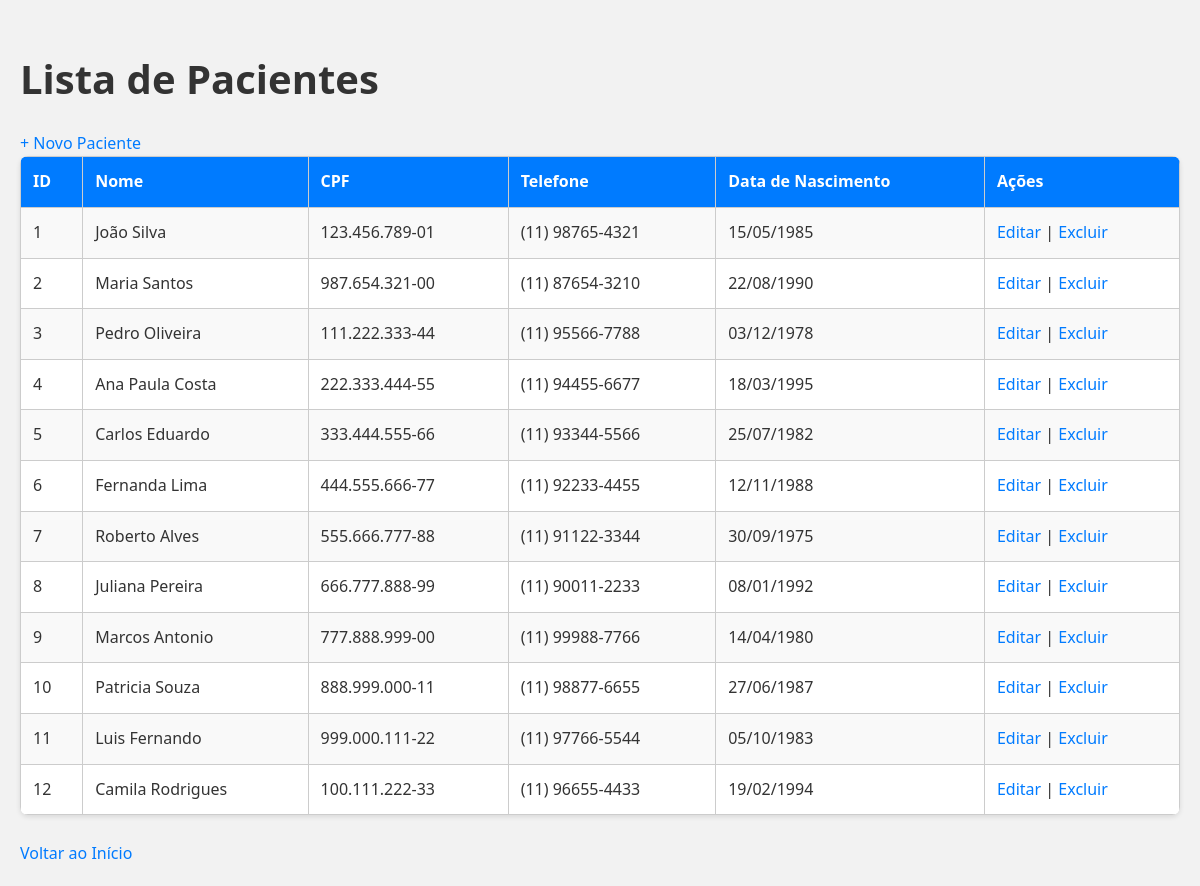
Screenshot of /pacientes/listar.php with the database file from the repository.
### tables this page shows
CREATE TABLE pacientes (
    id INT AUTO_INCREMENT PRIMARY KEY,
    nome VARCHAR(100) NOT NULL,
    cpf VARCHAR(14) UNIQUE NOT NULL,
    data_nascimento DATE NOT NULL,
    genero ENUM('M', 'F', 'O') NOT NULL,
    email VARCHAR(100) UNIQUE NOT NULL,
    telefone VARCHAR(20) NOT NULL
);

### pacientes/listar.php (the view, shortened to what this page needs)
<?php
include_once '../conexao.php';
$sql = "SELECT * FROM pacientes";
$resultado = $conn->query($sql);
?>
<!DOCTYPE html>
<html lang="pt-br">
<head>
    <link rel="stylesheet" href="../assets/css/style.css">
</head>
<body>
<h1>Lista de Pacientes</h1>
<a href="cadastrar.php">+ Novo Paciente</a>
<table>
    <tr>
        <th>ID</th>
        <th>Nome</th>
        <th>CPF</th>
        <th>Telefone</th>
        <th>Data de Nascimento</th>
        <th>Ações</th>
    </tr>
    <?php while ($paciente = $resultado->fetch_assoc()): ?>
    <tr>
        <td><?= htmlspecialchars($paciente['id']) ?></td>
        <td><?= htmlspecialchars($paciente['nome']) ?></td>
        <td><?= htmlspecialchars(preg_replace('/(\d{3})(\d{3})(\d{3})(\d{2})/', '$1.$2.$3-$4', $paciente['cpf'])) ?></td>
        <td><?= htmlspecialchars(preg_replace('/(\d{2})(\d{4,5})(\d{4})/', '($1) $2-$3', $paciente['telefone'])) ?></td>
        <td>
            <?php
            if (!empty($paciente['data_nascimento']) && $paciente['data_nascimento'] !== '0000-00-00') {
                echo htmlspecialchars(date('d/m/Y', strtotime($paciente['data_nascimento'])));
            } else {
                echo '<span class="text-gray-400">N/D</span>';
            }
            ?>
        </td>
        <td>
            <a href="editar.php?id=<?= htmlspecialchars($paciente['id']); ?>">Editar</a> |
            <a href="excluir.php?id=<?= htmlspecialchars($paciente['id']); ?>" onclick="return confirm('Tem certeza que deseja excluir?');">Excluir</a>
        </td>
    </tr>
    <?php endwhile; ?>
</table>
<br>
<a href="../index.php">Voltar ao Início</a>
</body>
</html>

### assets/css/style.css (style rules this page uses)
body { font-family: 'Segoe UI', Tahoma, Geneva, Verdana, sans-serif; background-color: #f2f2f2; padding: 20px; margin: 0; line-height: 1.6; color: #333; }
h1 { color: #333; font-size: 2.5rem; margin-bottom: 20px; }
a { text-decoration: none; color: #007BFF; transition: color 0.3s ease; }
table { width: 100%; border-collapse: collapse; background: #fff; box-shadow: 0 2px 5px rgba(0, 0, 0, 0.1); border-radius: 8px; overflow: hidden; }
th, td { padding: 12px; border: 1px solid #ccc; text-align: left; }
th { background-color: #007BFF; color: white; font-weight: bold; }
tr:nth-child(even) { background-color: #f9f9f9; }

### rows the page displays
pacientes: id "1", nome "João Silva", cpf "123.456.789-01", telefone "(11) 98765-4321", data_nascimento "15/05/1985"
pacientes: id "2", nome "Maria Santos", cpf "987.654.321-00", telefone "(11) 87654-3210", data_nascimento "22/08/1990"
pacientes: id "3", nome "Pedro Oliveira", cpf "111.222.333-44", telefone "(11) 95566-7788", data_nascimento "03/12/1978"
pacientes: id "4", nome "Ana Paula Costa", cpf "222.333.444-55", telefone "(11) 94455-6677", data_nascimento "18/03/1995"
pacientes: id "5", nome "Carlos Eduardo", cpf "333.444.555-66", telefone "(11) 93344-5566", data_nascimento "25/07/1982"
pacientes: id "6", nome "Fernanda Lima", cpf "444.555.666-77", telefone "(11) 92233-4455", data_nascimento "12/11/1988"
pacientes: id "7", nome "Roberto Alves", cpf "555.666.777-88", telefone "(11) 91122-3344", data_nascimento "30/09/1975"
pacientes: id "8", nome "Juliana Pereira", cpf "666.777.888-99", telefone "(11) 90011-2233", data_nascimento "08/01/1992"
pacientes: id "9", nome "Marcos Antonio", cpf "777.888.999-00", telefone "(11) 99988-7766", data_nascimento "14/04/1980"
pacientes: id "10", nome "Patricia Souza", cpf "888.999.000-11", telefone "(11) 98877-6655", data_nascimento "27/06/1987"
pacientes: id "11", nome "Luis Fernando", cpf "999.000.111-22", telefone "(11) 97766-5544", data_nascimento "05/10/1983"
pacientes: id "12", nome "Camila Rodrigues", cpf "100.111.222-33", telefone "(11) 96655-4433", data_nascimento "19/02/1994"
